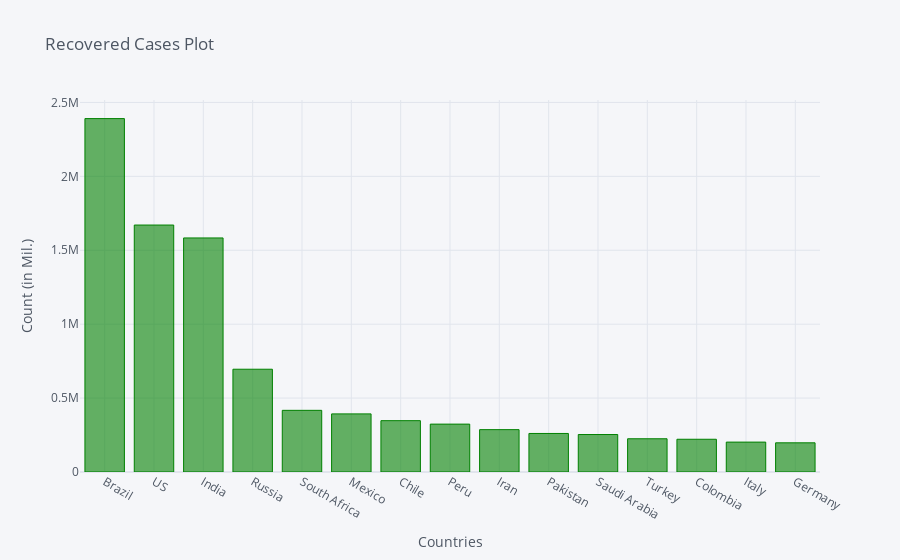

Notebook code for this chart:
### Code cell
recovered_df2_plot.iplot(kind='bar', x='Country/Region', y='8/10/20',color='green',
                         title='Recovered Cases Plot',xTitle='Countries',yTitle='Count (in Mil.)')

### Figure 1 — Plotly figure (JSON) as saved in the notebook; plotly's stock layout.template omitted (floating-point values rounded to 4 significant figures)
{"data": [{"marker": {"color": "rgba(0, 128, 0, 0.6)", "line": {"color": "rgba(0, 128, 0, 1.0)", "width": 1}}, "name": "8/10/20", "orientation": "v", "text": "", "type": "bar", "x": ["Brazil", "US", "India", "Russia", "South Africa", "Mexico", "Chile", "Peru", "Iran", "Pakistan", "Saudi Arabia", "Turkey", "Colombia", "Italy", "Germany"], "y": [2390830, 1670755, 1583489, 695317, 417200, 393160, 347342, 324020, 286642, 260764, 253478, 224970, 221484, 202248, 197382]}], "layout": {"legend": {"bgcolor": "#F5F6F9", "font": {"color": "#4D5663"}}, "paper_bgcolor": "#F5F6F9", "plot_bgcolor": "#F5F6F9", "title": {"font": {"color": "#4D5663"}, "text": "Recovered Cases Plot"}, "xaxis": {"gridcolor": "#E1E5ED", "showgrid": true, "tickfont": {"color": "#4D5663"}, "title": {"font": {"color": "#4D5663"}, "text": "Countries"}, "zerolinecolor": "#E1E5ED"}, "yaxis": {"gridcolor": "#E1E5ED", "showgrid": true, "tickfont": {"color": "#4D5663"}, "title": {"font": {"color": "#4D5663"}, "text": "Count (in Mil.)"}, "zerolinecolor": "#E1E5ED"}}}
